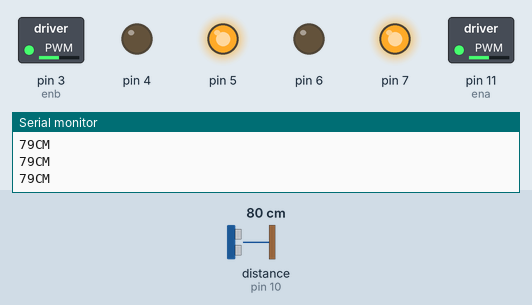
A sketch run on a simulated Arduino Uno, built with avr-gcc and run on an emulated ATmega328P. Shown: switched loads named in the sketch (green lamp = pin HIGH), output pins drawn as LEDs (lit = HIGH), the last lines printed to the serial monitor. Wiring (inferred from the names in the program): ultrasonic range finder: trigger pin 9; echo pin 10. The inputs (shaded band) are chosen by the test bench; at power-on: distance to the obstacle (sensor on pin 10) 80 cm. The echo pulse lasts 58.3 µs per cm; pins used as bus, display or sensor lines are not drawn.

Above: at 1.2 s.
1.3 s: distance to the obstacle (sensor on pin 10) set to 34 cm
2.8 s: distance to the obstacle (sensor on pin 10) set to 27 cm
At 3.2 s:
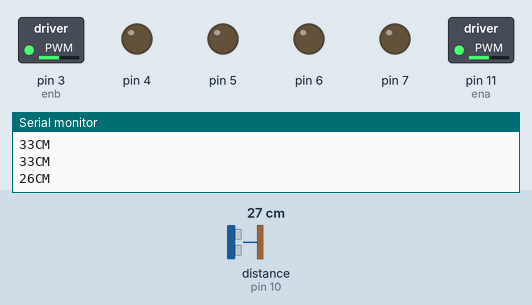
5.8 s: distance to the obstacle (sensor on pin 10) set to 250 cm
At 6.7 s:
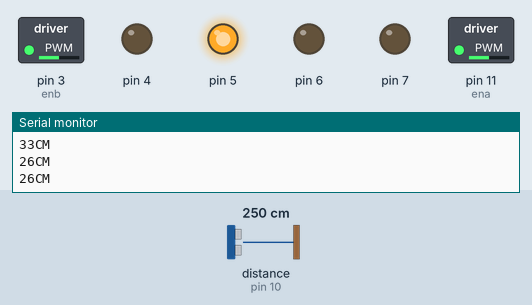
8.8 s: distance to the obstacle (sensor on pin 10) set to 2 cm
At 9.7 s:
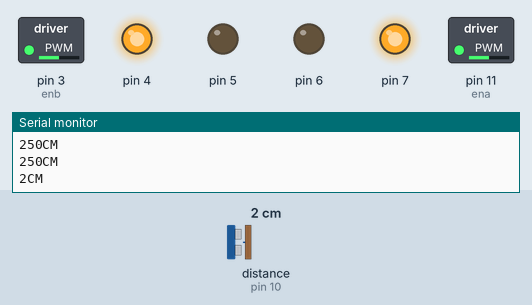
11.8 s: distance to the obstacle (sensor on pin 10) set to 35 cm
At 13.4 s:
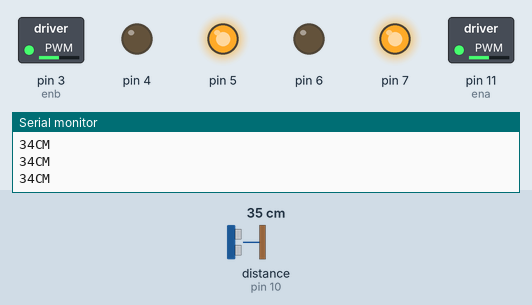
Timing chart, 0 to 14.9 s (numbered marks = the images above; inputs shaded):
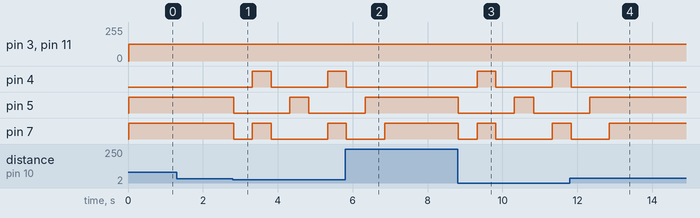

Measured:
- the behaviour switches between 31 and 30 cm on distance to the obstacle (sensor on pin 10) (found by bisection; images 0 and 1)
- after the input at 2.8 s, pin 4: LOW → HIGH after 0.52 s, → LOW 0.50 s later, → HIGH 1.5 s later; pin 5: HIGH → LOW at once, → HIGH 1.5 s later, → LOW 0.51 s later; pin 7: HIGH → LOW at once, → HIGH 0.50 s later, → LOW 0.50 s later, → HIGH 1.5 s later
- after the input at 5.8 s, pin 4: goes on until 5.8 s, then stays LOW; pin 5: goes on until 6.3 s, then stays HIGH
- after the input at 8.8 s, pin 4: LOW → HIGH after 0.52 s, → LOW 0.50 s later, → HIGH 1.5 s later; pin 5: HIGH → LOW at once, → HIGH 1.5 s later, → LOW 0.51 s later; pin 7: HIGH → LOW at once, → HIGH 0.50 s later, → LOW 0.50 s later, → HIGH 1.5 s later
- after the input at 11.8 s, pin 4: goes on until 11.8 s, then stays LOW; pin 5: goes on until 12.3 s, then stays HIGH

The sketch:

architcar.ino
```cpp
int ena = 11;
int enb = 3;
int trigPin = 9;
int echoPin = 10;
int revright = 4;      //REVerse motion of Right motor
int fwdleft = 7;
int revleft= 6;
int fwdright= 5;       //ForWarD motion of Right motor
int c = 0;

void setup() {
  //Serial.begin(9600);
   pinMode(ena, OUTPUT);
   pinMode(enb, OUTPUT);
   pinMode(5, OUTPUT);
   pinMode(6, OUTPUT);
   pinMode(4, OUTPUT);
   pinMode(7, OUTPUT);
   pinMode(trigPin, OUTPUT);
  pinMode(echoPin, INPUT);
  // put your setup code here, to run once:
Serial.begin(9600);
}

void loop() {
  long duration, distance;
  digitalWrite(trigPin,HIGH);
  delayMicroseconds(1000);
  digitalWrite(trigPin, LOW);
  duration=pulseIn(echoPin, HIGH);
  distance =(duration/2)/29.1;
  Serial.print(distance);
  Serial.println("CM");
  delay(10);


  if((distance<30))
 {
//stop
   digitalWrite(5,LOW);                               //       If you dont get proper movements of your robot,
   digitalWrite(4,LOW);                               //        then alter the pin numbers
   digitalWrite(6,LOW);                               //
   digitalWrite(7,LOW);                              //
delay(500);

//reverse
   digitalWrite(5,LOW);                               //       If you dont get proper movements of your robot,
   digitalWrite(4,HIGH);                               //        then alter the pin numbers
   digitalWrite(6,LOW);                               //
   digitalWrite(7,HIGH);                              //
delay(500);

//stop
   digitalWrite(5,LOW);                               //       If you dont get proper movements of your robot,
   digitalWrite(4,LOW);                               //        then alter the pin numbers
   digitalWrite(6,LOW);                               //
   digitalWrite(7,LOW);                              //
delay(500);


//right/left
  digitalWrite(5,HIGH);                               //       If you dont get proper movements of your robot,
   digitalWrite(4,LOW);                               //        then alter the pin numbers
   digitalWrite(6,LOW);                               //
   digitalWrite(7,LOW);                              //
   delay(500);
 }

  else
 {

    analogWrite(ena, 127);
    analogWrite(enb, 127);
   digitalWrite(5,HIGH);
   digitalWrite(4,LOW);
   digitalWrite(6,LOW);                                  //HIGH
   digitalWrite(7,HIGH);

 }

}
```
